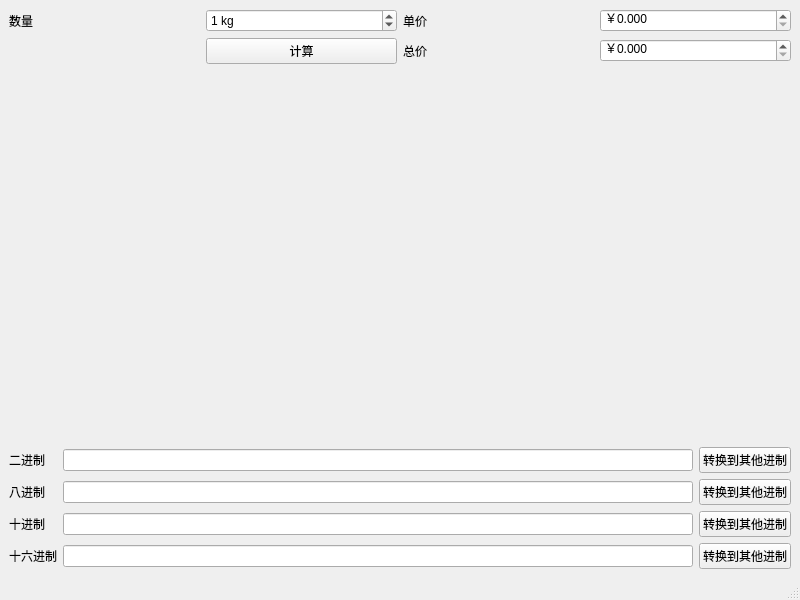
<?xml version="1.0" encoding="UTF-8"?>
<ui version="4.0">
 <class>MainWindow</class>
 <widget class="QMainWindow" name="MainWindow">
  <property name="geometry">
   <rect>
    <x>0</x>
    <y>0</y>
    <width>800</width>
    <height>600</height>
   </rect>
  </property>
  <property name="windowTitle">
   <string>MainWindow</string>
  </property>
  <widget class="QWidget" name="centralwidget">
   <layout class="QVBoxLayout" name="verticalLayout">
    <item>
     <layout class="QGridLayout" name="gridLayout">
      <item row="0" column="0">
       <widget class="QLabel" name="lb_count">
        <property name="text">
         <string>数量</string>
        </property>
       </widget>
      </item>
      <item row="0" column="2">
       <widget class="QLabel" name="lb_price">
        <property name="text">
         <string>单价</string>
        </property>
       </widget>
      </item>
      <item row="1" column="1">
       <widget class="QPushButton" name="pb_calc">
        <property name="text">
         <string>计算</string>
        </property>
       </widget>
      </item>
      <item row="1" column="2">
       <widget class="QLabel" name="lb_total">
        <property name="text">
         <string>总价</string>
        </property>
       </widget>
      </item>
      <item row="0" column="1">
       <widget class="QSpinBox" name="spinBox">
        <property name="suffix">
         <string> kg</string>
        </property>
        <property name="maximum">
         <number>255</number>
        </property>
        <property name="value">
         <number>1</number>
        </property>
       </widget>
      </item>
      <item row="0" column="3">
       <widget class="QDoubleSpinBox" name="doubleSpinBox">
        <property name="prefix">
         <string>￥</string>
        </property>
        <property name="decimals">
         <number>3</number>
        </property>
       </widget>
      </item>
      <item row="1" column="3">
       <widget class="QDoubleSpinBox" name="doubleSpinBox_2">
        <property name="prefix">
         <string>￥</string>
        </property>
        <property name="suffix">
         <string/>
        </property>
        <property name="decimals">
         <number>3</number>
        </property>
       </widget>
      </item>
     </layout>
    </item>
    <item>
     <spacer name="verticalSpacer">
      <property name="orientation">
       <enum>Qt::Vertical</enum>
      </property>
      <property name="sizeHint" stdset="0">
       <size>
        <width>20</width>
        <height>359</height>
       </size>
      </property>
     </spacer>
    </item>
    <item>
     <layout class="QGridLayout" name="gridLayout_2">
      <item row="0" column="0">
       <widget class="QLabel" name="lb_2">
        <property name="text">
         <string>二进制</string>
        </property>
       </widget>
      </item>
      <item row="0" column="1">
       <widget class="QLineEdit" name="le_2"/>
      </item>
      <item row="0" column="2">
       <widget class="QPushButton" name="pb_t">
        <property name="text">
         <string>转换到其他进制</string>
        </property>
       </widget>
      </item>
      <item row="1" column="0">
       <widget class="QLabel" name="lb_8">
        <property name="text">
         <string>八进制</string>
        </property>
       </widget>
      </item>
      <item row="1" column="1">
       <widget class="QLineEdit" name="le_8"/>
      </item>
      <item row="1" column="2">
       <widget class="QPushButton" name="pb_t_2">
        <property name="text">
         <string>转换到其他进制</string>
        </property>
       </widget>
      </item>
      <item row="2" column="0">
       <widget class="QLabel" name="lb_10">
        <property name="text">
         <string>十进制</string>
        </property>
       </widget>
      </item>
      <item row="2" column="1">
       <widget class="QLineEdit" name="le_10"/>
      </item>
      <item row="2" column="2">
       <widget class="QPushButton" name="pb_t_3">
        <property name="text">
         <string>转换到其他进制</string>
        </property>
       </widget>
      </item>
      <item row="3" column="0">
       <widget class="QLabel" name="lb_16">
        <property name="text">
         <string>十六进制</string>
        </property>
       </widget>
      </item>
      <item row="3" column="1">
       <widget class="QLineEdit" name="le_16"/>
      </item>
      <item row="3" column="2">
       <widget class="QPushButton" name="pb_t_4">
        <property name="text">
         <string>转换到其他进制</string>
        </property>
       </widget>
      </item>
     </layout>
    </item>
   </layout>
  </widget>
  <widget class="QMenuBar" name="menubar">
   <property name="geometry">
    <rect>
     <x>0</x>
     <y>0</y>
     <width>800</width>
     <height>23</height>
    </rect>
   </property>
  </widget>
  <widget class="QStatusBar" name="statusbar"/>
 </widget>
 <resources/>
 <connections/>
</ui>
